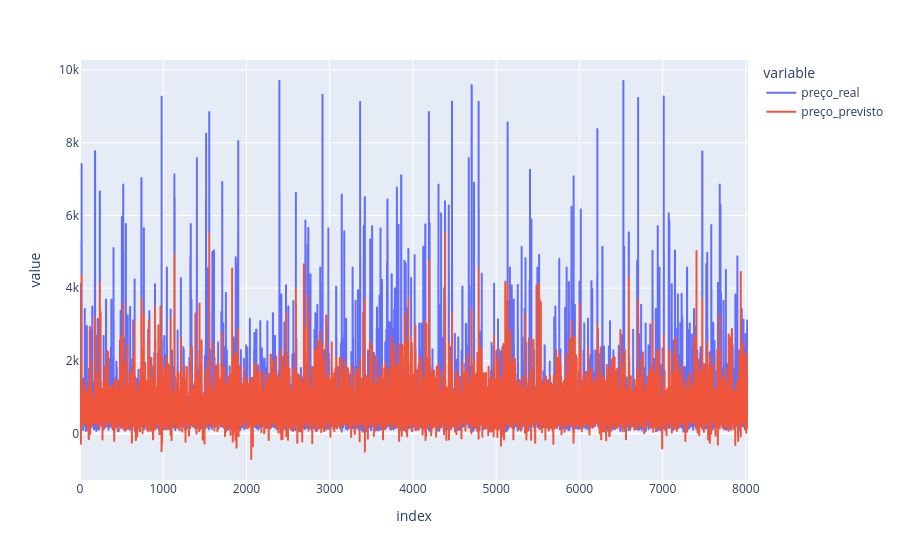

Notebook code cell kept with this figure:
### Code cell
df_lasso = pd.DataFrame({
    'id_imovel': X_test['id'],       # Busca o ID original que ficou de fora do treino
    'preço_real': y_test,             # A nota real (Target)
    'preço_previsto': y_pred_lasso      # A nota que a árvore calculou
})
df_lasso.reset_index(drop=True, inplace=True)
df_lasso['erro'] = (df_lasso['preço_real'] - df_lasso['preço_previsto']).abs() / df_lasso['preço_real'] 


fig = px.line(df_lasso, y=['preço_real', 'preço_previsto'])
fig.show()
print(df_lasso[df_lasso['erro'] >=0.1].head())

### Figure 1 — Plotly figure (JSON) as saved in the notebook; plotly's stock layout.template omitted (floating-point values rounded to 4 significant figures; data arrays with more than 128 entries replaced by an {"elided": "..."} marker saying what was removed)
{"data": [{"hovertemplate": "variable=preço_real<br>index=%{x}<br>value=%{y}<extra></extra>", "legendgroup": "preço_real", "line": {"color": "#636efa", "dash": "solid"}, "marker": {"symbol": "circle"}, "mode": "lines", "name": "preço_real", "showlegend": true, "type": "scattergl", "x": {"elided": "8027 int values"}, "xaxis": "x", "y": {"elided": "8027 float values"}, "yaxis": "y"}, {"hovertemplate": "variable=preço_previsto<br>index=%{x}<br>value=%{y}<extra></extra>", "legendgroup": "preço_previsto", "line": {"color": "#EF553B", "dash": "solid"}, "marker": {"symbol": "circle"}, "mode": "lines", "name": "preço_previsto", "showlegend": true, "type": "scattergl", "x": {"elided": "8027 int values"}, "xaxis": "x", "y": {"elided": "8027 float values"}, "yaxis": "y"}], "layout": {"legend": {"title": {"text": "variable"}, "tracegroupgap": 0}, "margin": {"t": 60}, "xaxis": {"anchor": "y", "domain": [0, 1], "title": {"text": "index"}}, "yaxis": {"anchor": "x", "domain": [0, 1], "title": {"text": "value"}}}}
